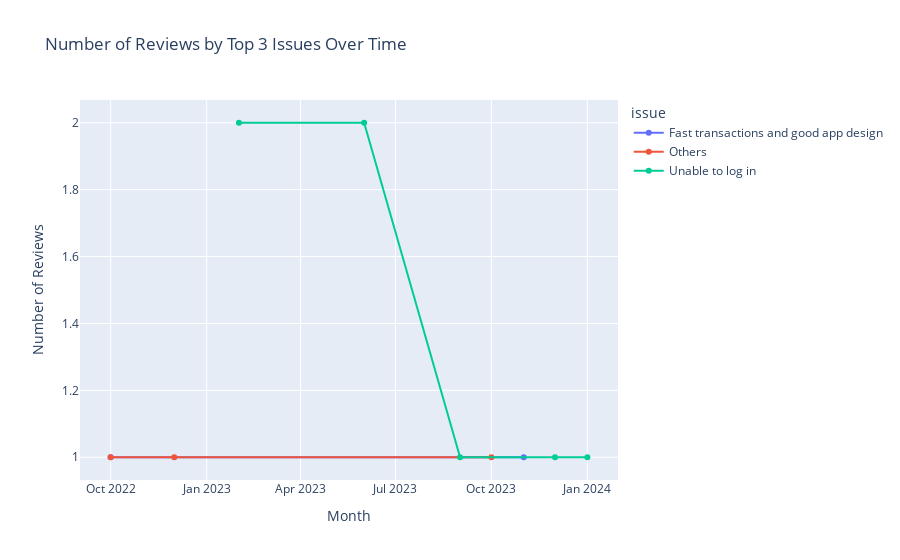

Notebook code for this chart:
### Markdown cell above
Credit Card Usage

### Code cell
clean_credit_card = preprocess(data, credit_card)
plot_top_n_issues_time_series(clean_credit_card, top_n=3)

### Figure 1 — Plotly figure (JSON) as saved in the notebook; plotly's stock layout.template omitted (floating-point values rounded to 4 significant figures)
{"data": [{"hovertemplate": "issue=Fast transactions and good app design<br>month_year=%{x}<br>count=%{y}<extra></extra>", "legendgroup": "Fast transactions and good app design", "line": {"color": "#636efa", "dash": "solid"}, "marker": {"symbol": "circle"}, "mode": "lines+markers", "name": "Fast transactions and good app design", "orientation": "v", "showlegend": true, "type": "scatter", "x": ["2022-10", "2023-11"], "xaxis": "x", "y": [1, 1], "yaxis": "y"}, {"hovertemplate": "issue=Others<br>month_year=%{x}<br>count=%{y}<extra></extra>", "legendgroup": "Others", "line": {"color": "#EF553B", "dash": "solid"}, "marker": {"symbol": "circle"}, "mode": "lines+markers", "name": "Others", "orientation": "v", "showlegend": true, "type": "scatter", "x": ["2022-10", "2022-12", "2023-10"], "xaxis": "x", "y": [1, 1, 1], "yaxis": "y"}, {"hovertemplate": "issue=Unable to log in<br>month_year=%{x}<br>count=%{y}<extra></extra>", "legendgroup": "Unable to log in", "line": {"color": "#00cc96", "dash": "solid"}, "marker": {"symbol": "circle"}, "mode": "lines+markers", "name": "Unable to log in", "orientation": "v", "showlegend": true, "type": "scatter", "x": ["2023-02", "2023-06", "2023-09", "2023-12", "2024-01"], "xaxis": "x", "y": [2, 2, 1, 1, 1], "yaxis": "y"}], "layout": {"autosize": true, "legend": {"title": {"text": "issue"}, "tracegroupgap": 0}, "title": {"text": "Number of Reviews by Top 3 Issues Over Time"}, "xaxis": {"anchor": "y", "autorange": true, "domain": [0, 1], "range": ["2022-08-31 20:28:25.5472", "2024-01-31 03:31:34.4528"], "title": {"text": "Month"}, "type": "date"}, "yaxis": {"anchor": "x", "autorange": true, "domain": [0, 1], "fixedrange": true, "range": [0.9175, 2.083], "title": {"text": "Number of Reviews"}, "type": "linear"}}}
